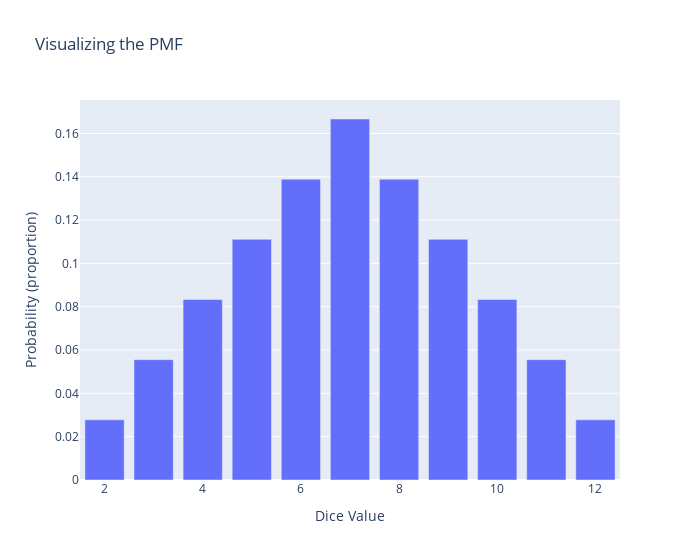

Notebook cell for this chart:
### Markdown cell above
### Probability Mass Function (PMF)
- a function that gives the probability that a discrete random variable is exactly equal to some value
- P(X=x)
- theoretical is with ideal circumstances of a population not a sample

### Code cell
# Create a bar chart of the value counts
fig = graph_objects.Figure(
    graph_objects.Bar(
        x=numpy.arange(2,13),
        y=numpy.array([1,2,3,4,5,6,5,4,3,2,1]) / 36
    )
)

# Update the layout to improve readability
fig.update_layout(
    title='Visualizing the PMF',
    xaxis_title='Dice Value',
    yaxis_title='Probability (proportion)',
    width=700
)

# Display the plot
fig.show()

### Figure 1 — Plotly figure (JSON) as saved in the notebook; plotly's stock layout.template omitted (floating-point values rounded to 4 significant figures)
{"data": [{"type": "bar", "x": [2, 3, 4, 5, 6, 7, 8, 9, 10, 11, 12], "y": [0.02778, 0.05556, 0.08333, 0.1111, 0.1389, 0.1667, 0.1389, 0.1111, 0.08333, 0.05556, 0.02778]}], "layout": {"title": {"text": "Visualizing the PMF"}, "width": 700, "xaxis": {"title": {"text": "Dice Value"}}, "yaxis": {"title": {"text": "Probability (proportion)"}}}}
